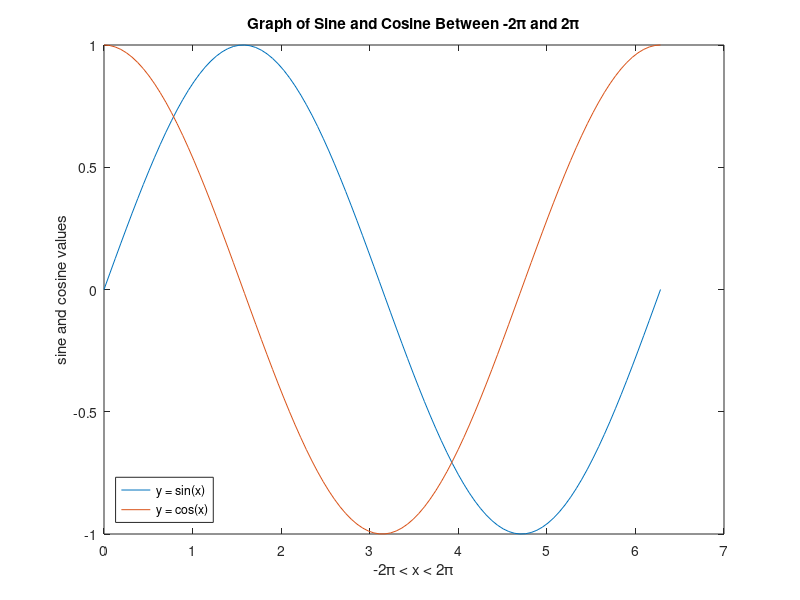

The MATLAB script that drew this image:
clear all; close all; clc;

t = linspace(0,2*pi,100);
x = sin(t);
y = cos(t);

figure(1)
plot(t, x, t, y)
title('Graph of Sine and Cosine Between -2\pi and 2\pi')
xlabel('-2\pi < x < 2\pi') % x-axis label
ylabel('sine and cosine values') % y-axis label
legend('y = sin(x)','y = cos(x)', 'Location', 'southwest')
